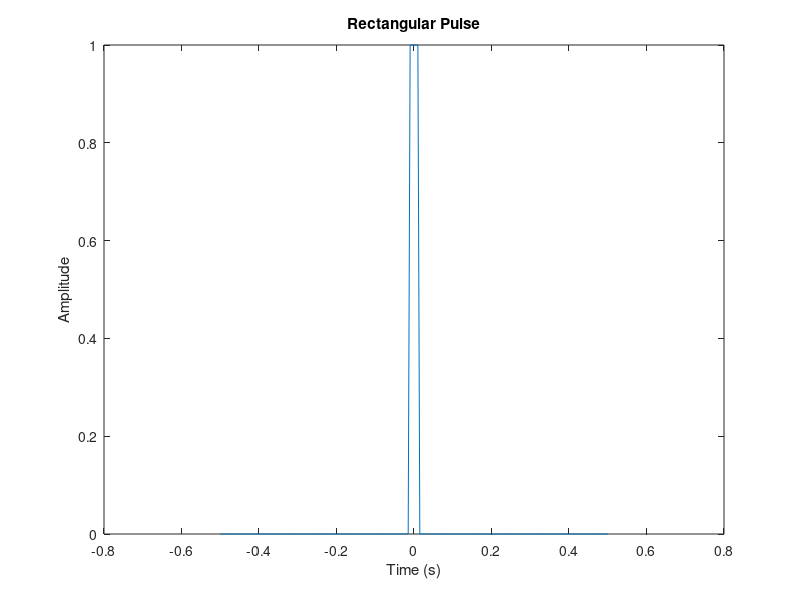
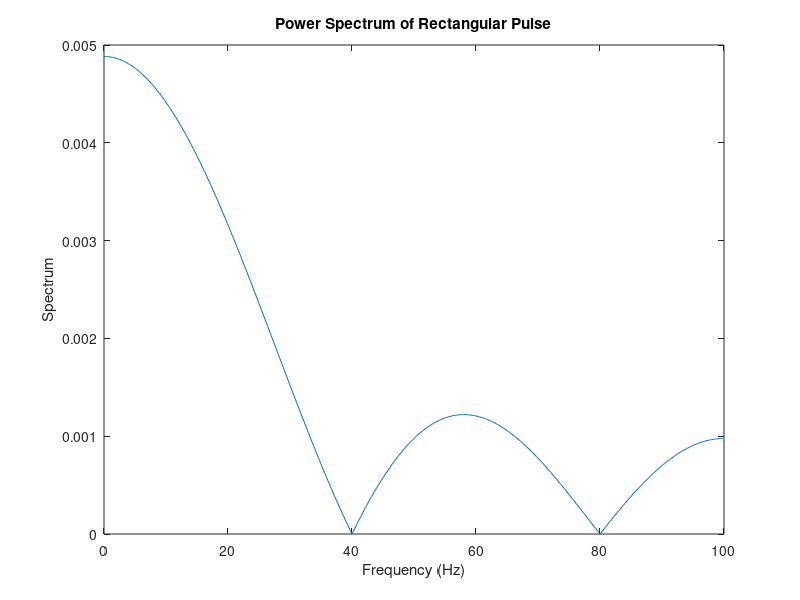

These figures' MATLAB source, in order:
% EXAMPLE 01: COSINE WAVE
Fs = 200;               % sampling frequency
t = -0.5:(1/Fs):0.5;    % time vector of 1 second
T0 = 0.025;               % width of rect()
x = rectpuls(t, T0);    % Generate rect pulse
nfft = 1024;            % length of FFT
X = fft(x, nfft);       % eval FFT

% We only want the positive half of X post FFT
X = X(1:(nfft/2));

mx = abs(X/nfft);       % normalized mag of X
f = (0:nfft/2-1)*Fs/nfft;  % Freq vector
% notice Fs/nfft, this aligns the frequency at f
% as we sampled the function at a frequency different
% than the FFT is long (200/1024 = 0.19 scale)

% Generate plot
figure(1);
plot(t,x);
title('Rectangular Pulse');
xlabel('Time (s)');
ylabel('Amplitude');
figure(2);
plot(f,mx);
title('Power Spectrum of Rectangular Pulse');
xlabel('Frequency (Hz)');
ylabel('Spectrum');
